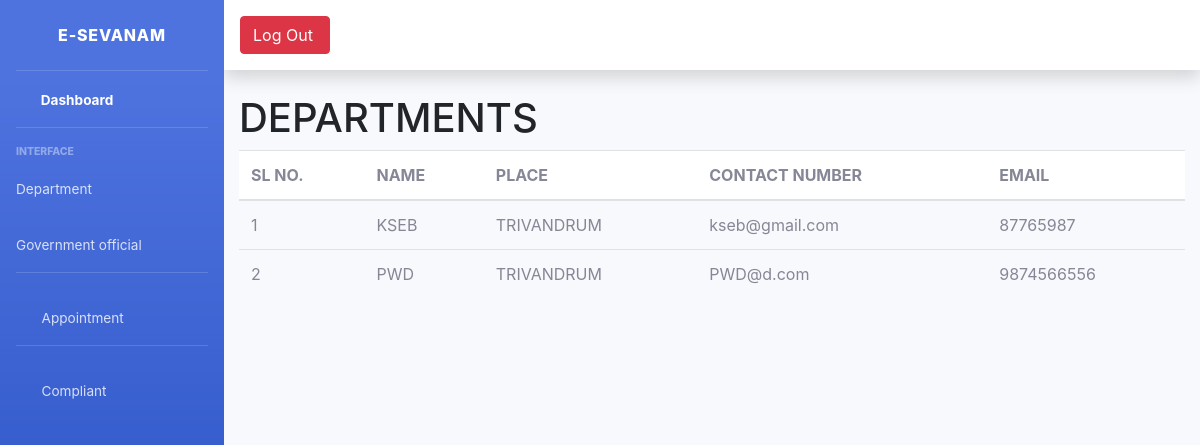
Before: /dept_view with the older database file.
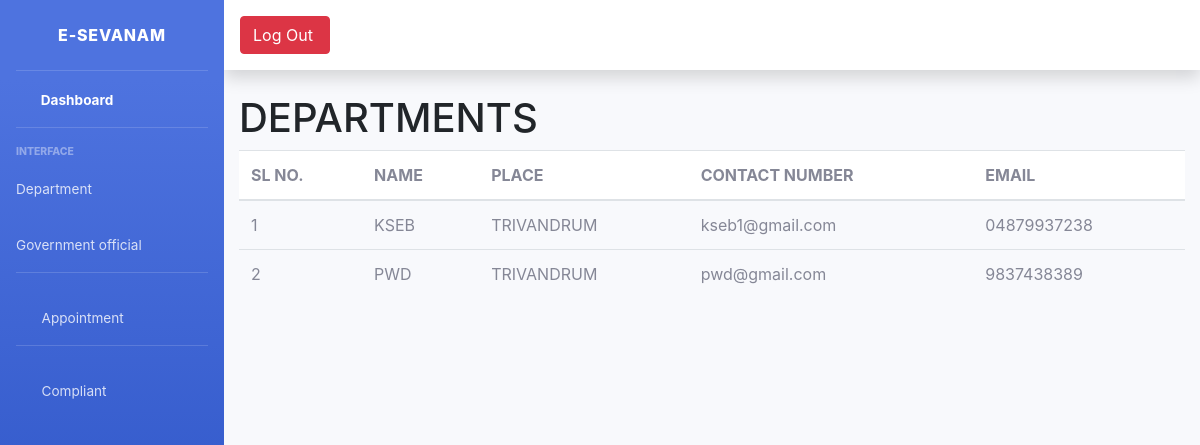
After: the same page with the newer database file.
### manageapp1/models.py (models this page shows, shortened)
class Department(models.Model):
    name= models.CharField(max_length=200)
    place= models.CharField(max_length=200)
    contact_number= models.CharField(max_length=100)
    email= models.EmailField()

### manageapp1/admin_views.py (the view)
# urls.py: path('dept_view',admin_views.dept_view,name='dept_view'),
def dept_view(request):
    data = Department.objects.all()
    return render(request, 'depttable.html', {'data': data})

### templates/depttable.html (shortened to what this page needs)
<!DOCTYPE html>
{% extends 'base.html' %}
{% block content %}
<html lang="en">
<head>
   <h1>DEPARTMENTS</h1>
 <head>
    <link rel="stylesheet" href="https://stackpath.bootstrapcdn.com/bootstrap/4.1.3/css/bootstrap.min.css">
    <table class="table">
  <thead class="table table-striped">
    <tr>
      <th scope="col">SL NO.</th>
      <th scope="col">NAME</th>
      <th scope="col">PLACE</th>
      <th scope="col">CONTACT NUMBER</th>
      <th scope="col">EMAIL</th>
    </tr>
  </thead>
  <tbody>
  {% for i in data %}
    <tr>
        <td>{{forloop.counter}}</td>
        <td>{{i.name}}</td>
        <td>{{i.place}}</td>
        <td>{{i.email}}</td>
        <td>{{i.contact_number}}</td>
  {% endfor %}
    </tr>
  </tbody>
</head>
<body>
{% endblock %}

Changed rows visible on the page:
changed Department "KSEB": email "kseb@gmail.com" → "kseb1@gmail.com"; contact_number "87765987" → "04879937238"
changed Department "PWD": email "PWD@d.com" → "pwd@gmail.com"; contact_number "9874566556" → "9837438389"
